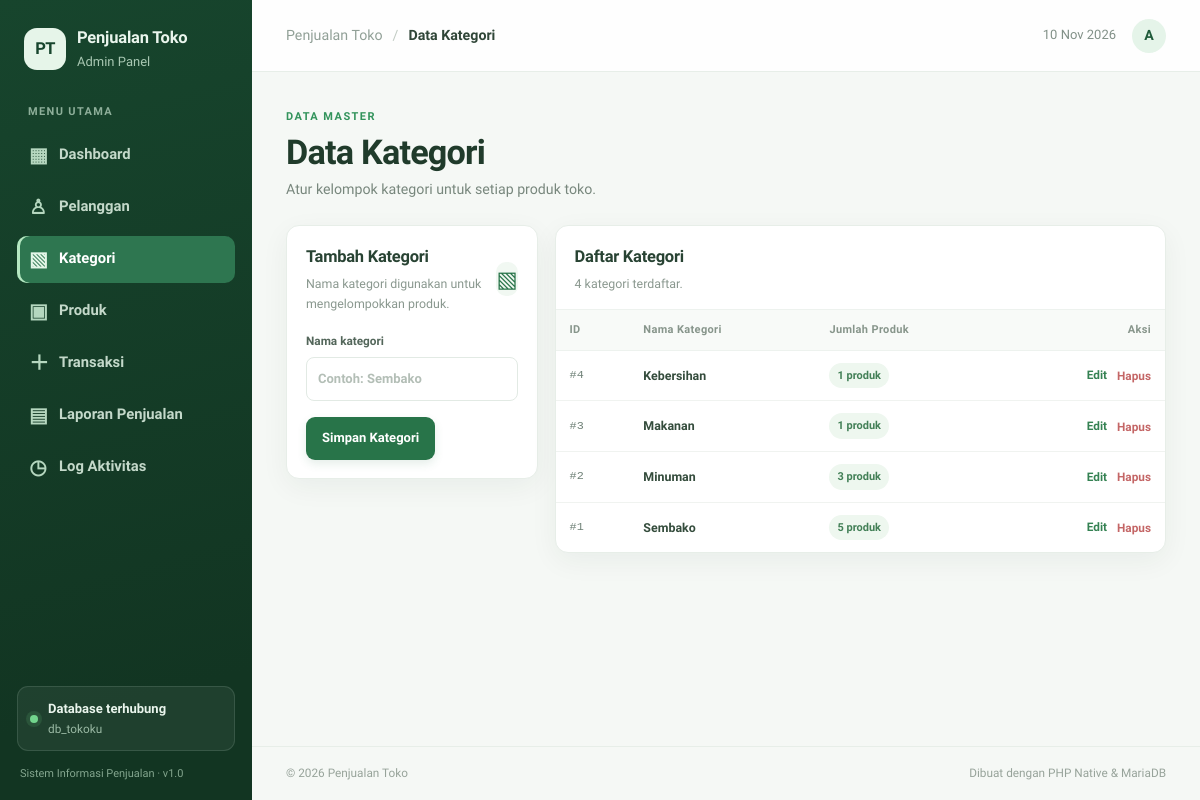
Screenshot of /index.php?page=kategori with the database file from the repository.
### tables this page shows
CREATE TABLE `tbl_kategori` (
  `id_kategori` int(11) NOT NULL,
  `nama_kategori` varchar(100) NOT NULL
);

### index.php (called while the page is built, shortened)
<?php
require __DIR__ . '/includes/helpers.php';
$page = $_GET['page'] ?? 'dashboard';
require __DIR__ . '/includes/header.php';
$pageFile = __DIR__ . '/pages/' . $page . '.php';
require $pageFile;
require __DIR__ . '/includes/footer.php';

### includes/helpers.php (called while the page is built, shortened)
<?php
function e(mixed $value): string
{
    return htmlspecialchars((string)($value ?? ''), ENT_QUOTES, 'UTF-8');
}

### pages/kategori.php (the view, shortened to what this page needs)
<?php
$editCategory = null;
$categories = $pdo->query('SELECT k.id_kategori, k.nama_kategori, COUNT(p.id_produk) AS jumlah_produk FROM tbl_kategori k LEFT JOIN tbl_produk p ON p.id_kategori = k.id_kategori GROUP BY k.id_kategori, k.nama_kategori ORDER BY k.id_kategori DESC')->fetchAll();
?>
<section class="page-heading"><div><span class="eyebrow">DATA MASTER</span><h1>Data Kategori</h1><p>Atur kelompok kategori untuk setiap produk toko.</p></div></section>
<section class="content-grid content-grid-form">
    <div class="panel form-panel"><div class="panel-heading"><div><h2><?= $editCategory ? 'Edit Kategori' : 'Tambah Kategori' ?></h2><p>Nama kategori digunakan untuk mengelompokkan produk.</p></div><span class="panel-icon">▧</span></div>
        <form method="post" class="stack-form"><label>Nama kategori<input type="text" name="nama_kategori" maxlength="100" placeholder="Contoh: Sembako" value="<?= e($editCategory['nama_kategori'] ?? '') ?>" required></label><div class="form-actions"><button class="button button-primary" type="submit"><?= $editCategory ? 'Simpan Perubahan' : 'Simpan Kategori' ?></button></div></form>
    </div>
    <div class="panel panel-table"><div class="panel-heading"><div><h2>Daftar Kategori</h2><p><?= count($categories) ?> kategori terdaftar.</p></div></div><div class="table-wrap"><table><thead><tr><th>ID</th><th>Nama Kategori</th><th>Jumlah Produk</th><th class="text-right">Aksi</th></tr></thead><tbody>
    <?php foreach ($categories as $category): ?><tr><td class="mono">#<?= e($category['id_kategori']) ?></td><td class="cell-strong"><?= e($category['nama_kategori']) ?></td><td><span class="soft-badge"><?= number_format((int)$category['jumlah_produk']) ?> produk</span></td><td class="text-right"><div class="action-group"><a class="action-link" href="index.php?page=kategori&edit=<?= e($category['id_kategori']) ?>">Edit</a><form method="post" class="inline-form" data-confirm="Hapus kategori ini? Kategori yang masih dipakai produk tidak dapat dihapus."><input type="hidden" name="csrf_token" value="<?= e(csrf_token()) ?>"><input type="hidden" name="action" value="category_delete"><input type="hidden" name="id_kategori" value="<?= e($category['id_kategori']) ?>"><button class="action-link danger-link" type="submit">Hapus</button></form></div></td></tr><?php endforeach; ?>
    </tbody></table></div></div>
</section>

### assets/css/style.css (style rules this page uses)
:root { --green-950: #123522; --green-900: #17452d; --green-800: #1f5b3a; --green-700: #287449; --green-600: #32935b; --green-500: #43a96b; --green-100: #e5f4e9; --green-50: #f1f8f2; --mint-100: #e4f7ef; --text: #203328; --muted: #78877d; --line: #e7eee8; --surface: #ffffff; --page: #f5f8f5; --danger: #c64d4d; --shadow: 0 8px 28px rgba(25, 63, 40, .055); }
* { box-sizing: border-box; }
html { min-width: 320px; scroll-behavior: smooth; }
body { margin: 0; background: var(--page); color: var(--text); font-family: 'Lexend', sans-serif; font-size: 16.5px; line-height: 1.6; }
a { color: inherit; text-decoration: none; }
button, input, select { font: inherit; }
button, a, input, select { -webkit-tap-highlight-color: transparent; }
button { cursor: pointer; }
.page-heading { display: flex; align-items: flex-end; justify-content: space-between; gap: 20px; margin-bottom: 24px; }
.eyebrow { display: inline-block; margin-bottom: 6px; color: var(--green-600); font-size: 11px; font-weight: 800; letter-spacing: 1.45px; }
h1, h2, p { margin-top: 0; }
h1 { margin-bottom: 5px; color: #203b2b; font-family: 'Lexend', sans-serif; font-size: clamp(27.1px, 3vw, 34.2px); line-height: 1.22; letter-spacing: -.8px; }
.page-heading p { margin-bottom: 0; color: var(--muted); font-size: 14.2px; }
h2 { margin: 0 0 4px; color: #284333; font-family: 'Lexend', sans-serif; font-size: 16.5px; font-weight: 800; letter-spacing: -.25px; }
.panel-heading p { margin: 0; color: #8a988f; font-size: 12.4px; }
.button { min-height: 43px; display: inline-flex; align-items: center; justify-content: center; gap: 8px; padding: 0 15px; border: 1px solid transparent; border-radius: 9px; font-size: 13px; font-weight: 700; transition: .18s ease; white-space: nowrap; }
.button-primary { color: #fff; background: var(--green-700); box-shadow: 0 4px 10px rgba(40,116,73,.12); }
.panel { min-width: 0; border: 1px solid #e7eee8; border-radius: 13px; background: #fff; box-shadow: var(--shadow); }
.panel-heading { display: flex; align-items: center; justify-content: space-between; gap: 14px; padding: 18px 19px; }
.panel-icon { width: 34px; height: 34px; display: grid; place-items: center; border-radius: 10px; color: var(--green-700); background: var(--green-50); font-size: 22.4px; }
.table-wrap { width: 100%; overflow-x: auto; }
table { width: 100%; border-collapse: collapse; text-align: left; white-space: nowrap; }
thead th { padding: 11px 14px; color: #87958b; background: #f8faf8; border-top: 1px solid #edf2ee; border-bottom: 1px solid #edf2ee; font-size: 11px; font-weight: 800; letter-spacing: .35px; }
tbody td, tfoot td { padding: 12px 14px; border-bottom: 1px solid #f0f3f0; color: #65746a; font-size: 12.4px; }
tbody tr:last-child td { border-bottom: 0; }
.cell-strong { color: #344c3c; font-weight: 700; }
.mono { color: #708278; font-family: Consolas, 'Courier New', monospace; font-size: 11.8px; }
.text-right { text-align: right; }
.content-grid { display: grid; gap: 17px; align-items: start; }
.content-grid-form { grid-template-columns: minmax(250px, .72fr) minmax(0, 1.75fr); }
.form-panel { padding-bottom: 18px; }
.stack-form { display: grid; gap: 14px; padding: 0 19px; }
.stack-form label, .filter-form label { display: grid; gap: 6px; color: #53665a; font-size: 11.8px; font-weight: 700; }
input[type="text"], input[type="number"], input[type="date"], input[type="search"], select { width: 100%; min-width: 0; height: 44px; padding: 0 11px; outline: 0; border: 1px solid #e2eae4; border-radius: 8px; color: #3b5143; background: #fff; font-size: 13px; transition: border .15s ease, box-shadow .15s ease; }
input::placeholder { color: #b3beb6; }
.form-actions { display: flex; flex-wrap: wrap; gap: 8px; padding-top: 2px; }
.panel-table { overflow: hidden; }
.panel-table > .panel-heading { padding-bottom: 15px; }
.action-group { display: inline-flex; align-items: center; justify-content: flex-end; gap: 10px; }
.action-link { padding: 0; border: 0; color: #358253; background: transparent; font-size: 11.8px; font-weight: 700; }
.danger-link { color: #c46666; }
.inline-form { display: inline; margin: 0; }
.soft-badge, .stock-pill, .activity-badge { display: inline-flex; align-items: center; padding: 4px 8px; border-radius: 20px; color: #438057; background: #eef7ef; font-size: 11px; font-weight: 700; }

### rows the page displays
tbl_kategori: id_kategori "4", nama_kategori "Kebersihan", jumlah_produk "1"
tbl_kategori: id_kategori "3", nama_kategori "Makanan", jumlah_produk "1"
tbl_kategori: id_kategori "2", nama_kategori "Minuman", jumlah_produk "3"
tbl_kategori: id_kategori "1", nama_kategori "Sembako", jumlah_produk "5"

### other values shown
$item['icon'] "▦"
$item['label'] "Dashboard"
$item['icon'] "♙"
$item['label'] "Pelanggan"
$item['icon'] "▧"
$item['label'] "Kategori"
$item['icon'] "▣"
$item['label'] "Produk"
$item['icon'] "＋"
$item['label'] "Transaksi"
$item['icon'] "▤"
$item['label'] "Laporan Penjualan"
$item['icon'] "◷"
$item['label'] "Log Aktivitas"
$currentTitle "Data Kategori"
